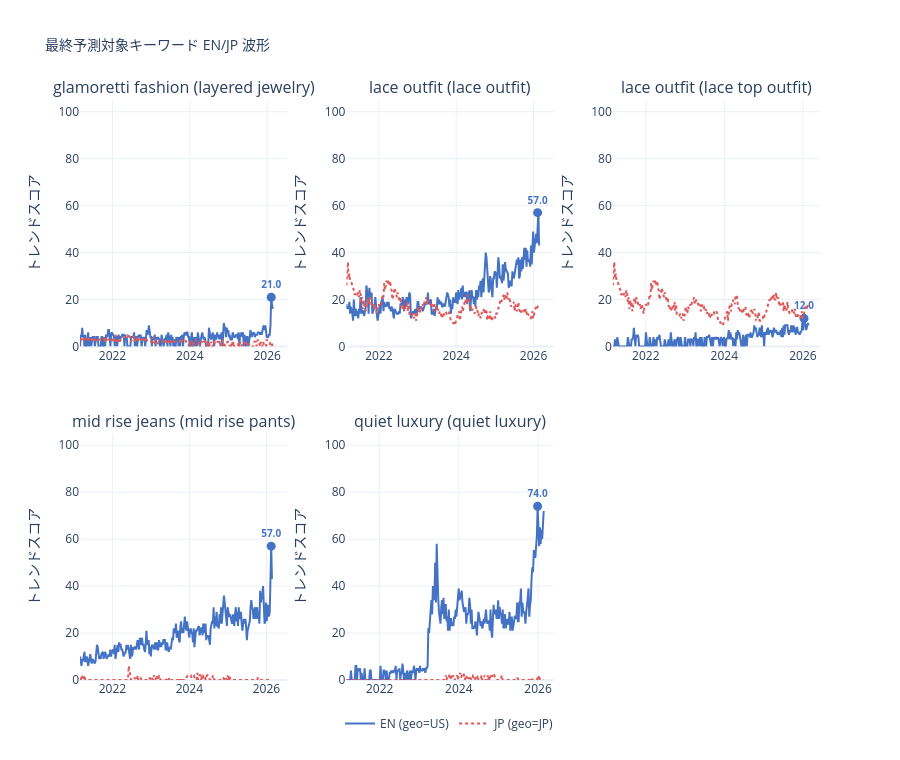

Source (notebook cell):
### Code cell
def load_jp_series_for_plot(jp_keyword):
    if pd.isna(jp_keyword):
        return None
    for period in PERIODS:
        for cat in ['styles_JP', 'items_JP', 'styles_en_jp', 'items_en_jp']:
            df_cat = load_category(cat, period)
            if jp_keyword in df_cat.columns:
                return df_cat[jp_keyword]
    return None

n    = len(result)
cols = 3
rows = (n + cols - 1) // cols
fig = make_subplots(
    rows=rows, cols=cols,
    subplot_titles=[f"{r['concept']} ({r['keyword']})" for _, r in result.iterrows()],
    vertical_spacing=0.15, horizontal_spacing=0.08,
)

for i, (_, row) in enumerate(result.iterrows()):
    r, c = i // cols + 1, i % cols + 1
    show_legend = i == 0

    # EN 系列
    en_series = None
    for period in PERIODS:
        for cat in ['styles_en', 'items_en']:
            s = load_category(cat, period)
            if row['keyword'] in s.columns:
                en_series = s[row['keyword']]
                break
        if en_series is not None:
            break

    if en_series is not None:
        en_peak_val, en_peak_date = get_peak(en_series)
        fig.add_trace(go.Scatter(
            x=en_series.index, y=en_series.values,
            name='EN (geo=US)', line=dict(color='#4472C4', width=2),
            legendgroup='en', showlegend=show_legend,
        ), row=r, col=c)
        fig.add_trace(go.Scatter(
            x=[en_peak_date], y=[en_peak_val],
            mode='markers+text', marker=dict(color='#4472C4', size=9),
            text=[f'<b>{en_peak_val}</b>'], textposition='top center', textfont=dict(size=10, color='#4472C4'),
            showlegend=False,
        ), row=r, col=c)

    # JP 系列（ピークマーカーなし）
    jp_series = load_jp_series_for_plot(row.get('jp_keyword'))
    if jp_series is not None:
        fig.add_trace(go.Scatter(
            x=jp_series.index, y=jp_series.values,
            name='JP (geo=JP)', line=dict(color='#E15759', width=2, dash='dot'),
            legendgroup='jp', showlegend=show_legend,
        ), row=r, col=c)

fig.update_layout(
    height=380 * rows, template='plotly_white',
    title=dict(text='最終予測対象キーワード EN/JP 波形', font=dict(size=14)),
    legend=dict(orientation='h', y=-0.05, x=0.5, xanchor='center'),
)
fig.update_yaxes(range=[0, 105], title_text='トレンドスコア')
fig.show()

### Figure 1 — Plotly figure (JSON) as saved in the notebook; plotly's stock layout.template omitted (floating-point values rounded to 4 significant figures; data arrays with more than 128 entries replaced by an {"elided": "..."} marker saying what was removed)
{"data": [{"legendgroup": "en", "line": {"color": "#4472C4", "width": 2}, "name": "EN (geo=US)", "showlegend": true, "type": "scatter", "x": {"elided": "261 str values"}, "xaxis": "x", "y": {"elided": "261 float values"}, "yaxis": "y"}, {"marker": {"color": "#4472C4", "size": 9}, "mode": "markers+text", "showlegend": false, "text": ["<b>21.0</b>"], "textfont": {"color": "#4472C4", "size": 10}, "textposition": "top center", "type": "scatter", "x": ["2026-02-08T00:00:00"], "xaxis": "x", "y": [21.0], "yaxis": "y"}, {"legendgroup": "jp", "line": {"color": "#E15759", "dash": "dot", "width": 2}, "name": "JP (geo=JP)", "showlegend": true, "type": "scatter", "x": {"elided": "261 str values"}, "xaxis": "x", "y": {"elided": "261 float values"}, "yaxis": "y"}, {"legendgroup": "en", "line": {"color": "#4472C4", "width": 2}, "name": "EN (geo=US)", "showlegend": false, "type": "scatter", "x": {"elided": "261 str values"}, "xaxis": "x2", "y": {"elided": "261 float values"}, "yaxis": "y2"}, {"marker": {"color": "#4472C4", "size": 9}, "mode": "markers+text", "showlegend": false, "text": ["<b>57.0</b>"], "textfont": {"color": "#4472C4", "size": 10}, "textposition": "top center", "type": "scatter", "x": ["2026-02-08T00:00:00"], "xaxis": "x2", "y": [57.0], "yaxis": "y2"}, {"legendgroup": "jp", "line": {"color": "#E15759", "dash": "dot", "width": 2}, "name": "JP (geo=JP)", "showlegend": false, "type": "scatter", "x": {"elided": "261 str values"}, "xaxis": "x2", "y": {"elided": "261 float values"}, "yaxis": "y2"}, {"legendgroup": "en", "line": {"color": "#4472C4", "width": 2}, "name": "EN (geo=US)", "showlegend": false, "type": "scatter", "x": {"elided": "261 str values"}, "xaxis": "x3", "y": {"elided": "261 float values"}, "yaxis": "y3"}, {"marker": {"color": "#4472C4", "size": 9}, "mode": "markers+text", "showlegend": false, "text": ["<b>12.0</b>"], "textfont": {"color": "#4472C4", "size": 10}, "textposition": "top center", "type": "scatter", "x": ["2026-01-11T00:00:00"], "xaxis": "x3", "y": [12.0], "yaxis": "y3"}, {"legendgroup": "jp", "line": {"color": "#E15759", "dash": "dot", "width": 2}, "name": "JP (geo=JP)", "showlegend": false, "type": "scatter", "x": {"elided": "261 str values"}, "xaxis": "x3", "y": {"elided": "261 float values"}, "yaxis": "y3"}, {"legendgroup": "en", "line": {"color": "#4472C4", "width": 2}, "name": "EN (geo=US)", "showlegend": false, "type": "scatter", "x": {"elided": "261 str values"}, "xaxis": "x4", "y": {"elided": "261 float values"}, "yaxis": "y4"}, {"marker": {"color": "#4472C4", "size": 9}, "mode": "markers+text", "showlegend": false, "text": ["<b>57.0</b>"], "textfont": {"color": "#4472C4", "size": 10}, "textposition": "top center", "type": "scatter", "x": ["2026-02-15T00:00:00"], "xaxis": "x4", "y": [57.0], "yaxis": "y4"}, {"legendgroup": "jp", "line": {"color": "#E15759", "dash": "dot", "width": 2}, "name": "JP (geo=JP)", "showlegend": false, "type": "scatter", "x": {"elided": "261 str values"}, "xaxis": "x4", "y": {"elided": "261 float values"}, "yaxis": "y4"}, {"legendgroup": "en", "line": {"color": "#4472C4", "width": 2}, "name": "EN (geo=US)", "showlegend": false, "type": "scatter", "x": {"elided": "261 str values"}, "xaxis": "x5", "y": {"elided": "261 float values"}, "yaxis": "y5"}, {"marker": {"color": "#4472C4", "size": 9}, "mode": "markers+text", "showlegend": false, "text": ["<b>74.0</b>"], "textfont": {"color": "#4472C4", "size": 10}, "textposition": "top center", "type": "scatter", "x": ["2025-12-28T00:00:00"], "xaxis": "x5", "y": [74.0], "yaxis": "y5"}, {"legendgroup": "jp", "line": {"color": "#E15759", "dash": "dot", "width": 2}, "name": "JP (geo=JP)", "showlegend": false, "type": "scatter", "x": {"elided": "261 str values"}, "xaxis": "x5", "y": {"elided": "261 float values"}, "yaxis": "y5"}], "layout": {"annotations": [{"font": {"size": 16}, "showarrow": false, "text": "glamoretti fashion (layered jewelry)", "x": 0.14, "xanchor": "center", "xref": "paper", "y": 1.0, "yanchor": "bottom", "yref": "paper"}, {"font": {"size": 16}, "showarrow": false, "text": "lace outfit (lace outfit)", "x": 0.5, "xanchor": "center", "xref": "paper", "y": 1.0, "yanchor": "bottom", "yref": "paper"}, {"font": {"size": 16}, "showarrow": false, "text": "lace outfit (lace top outfit)", "x": 0.86, "xanchor": "center", "xref": "paper", "y": 1.0, "yanchor": "bottom", "yref": "paper"}, {"font": {"size": 16}, "showarrow": false, "text": "mid rise jeans (mid rise pants)", "x": 0.14, "xanchor": "center", "xref": "paper", "y": 0.425, "yanchor": "bottom", "yref": "paper"}, {"font": {"size": 16}, "showarrow": false, "text": "quiet luxury (quiet luxury)", "x": 0.5, "xanchor": "center", "xref": "paper", "y": 0.425, "yanchor": "bottom", "yref": "paper"}], "height": 760, "legend": {"orientation": "h", "x": 0.5, "xanchor": "center", "y": -0.05}, "title": {"font": {"size": 14}, "text": "最終予測対象キーワード EN/JP 波形"}, "xaxis": {"anchor": "y", "domain": [0.0, 0.28]}, "xaxis2": {"anchor": "y2", "domain": [0.36, 0.64]}, "xaxis3": {"anchor": "y3", "domain": [0.72, 1.0]}, "xaxis4": {"anchor": "y4", "domain": [0.0, 0.28]}, "xaxis5": {"anchor": "y5", "domain": [0.36, 0.64]}, "xaxis6": {"anchor": "y6", "domain": [0.72, 1.0]}, "yaxis": {"anchor": "x", "domain": [0.575, 1.0], "range": [0, 105], "title": {"text": "トレンドスコア"}}, "yaxis2": {"anchor": "x2", "domain": [0.575, 1.0], "range": [0, 105], "title": {"text": "トレンドスコア"}}, "yaxis3": {"anchor": "x3", "domain": [0.575, 1.0], "range": [0, 105], "title": {"text": "トレンドスコア"}}, "yaxis4": {"anchor": "x4", "domain": [0.0, 0.425], "range": [0, 105], "title": {"text": "トレンドスコア"}}, "yaxis5": {"anchor": "x5", "domain": [0.0, 0.425], "range": [0, 105], "title": {"text": "トレンドスコア"}}, "yaxis6": {"anchor": "x6", "domain": [0.0, 0.425], "range": [0, 105], "title": {"text": "トレンドスコア"}}}}
